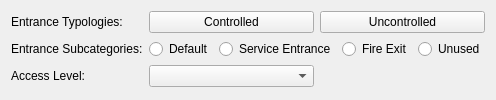
          <widget class="QWidget" name="tab_12">
           <attribute name="title">
            <string>Selection Update</string>
           </attribute>
           <layout class="QGridLayout" name="gridLayout_11">
            <item row="3" column="0">
             <widget class="QLabel" name="label_14">
              <property name="sizePolicy">
               <sizepolicy hsizetype="Maximum" vsizetype="Preferred">
                <horstretch>0</horstretch>
                <verstretch>0</verstretch>
               </sizepolicy>
              </property>
              <property name="text">
               <string>Entrance Subcategories:</string>
              </property>
             </widget>
            </item>
            <item row="1" column="0">
             <widget class="QLabel" name="label_15">
              <property name="sizePolicy">
               <sizepolicy hsizetype="Maximum" vsizetype="Maximum">
                <horstretch>0</horstretch>
                <verstretch>0</verstretch>
               </sizepolicy>
              </property>
              <property name="text">
               <string>Entrance Typologies:</string>
              </property>
             </widget>
            </item>
            <item row="3" column="2" colspan="2">
             <layout class="QHBoxLayout" name="horizontalLayout_2">
              <item>
               <widget class="QRadioButton" name="radioButton_E2">
                <property name="text">
                 <string>Default</string>
                </property>
               </widget>
              </item>
              <item>
               <widget class="QRadioButton" name="radioButton_E4">
                <property name="text">
                 <string>Service Entrance</string>
                </property>
               </widget>
              </item>
              <item>
               <widget class="QRadioButton" name="radioButton_E3">
                <property name="text">
                 <string>Fire Exit</string>
                </property>
               </widget>
              </item>
              <item>
               <widget class="QRadioButton" name="radioButton_E1">
                <property name="text">
                 <string>Unused</string>
                </property>
               </widget>
              </item>
             </layout>
            </item>
            <item row="1" column="2">
             <widget class="QPushButton" name="pushButton_E3">
              <property name="text">
               <string>Controlled</string>
              </property>
             </widget>
            </item>
            <item row="4" column="0">
             <widget class="QLabel" name="label_16">
              <property name="text">
               <string>Access Level: </string>
              </property>
             </widget>
            </item>
            <item row="1" column="3">
             <widget class="QPushButton" name="pushButton_E4">
              <property name="text">
               <string>Uncontrolled</string>
              </property>
             </widget>
            </item>
            <item row="4" column="2">
             <widget class="QComboBox" name="comboBox_E1"/>
            </item>
           </layout>
          </widget>
